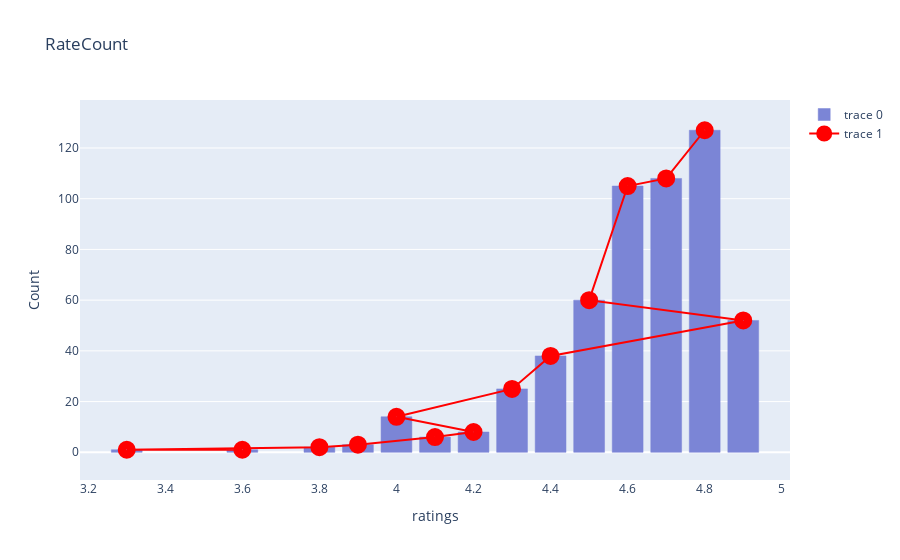

The notebook cell saved with this chart:
### Code cell
import plotly.graph_objs as go
ratingg = df['User Rating'].value_counts().reset_index() 
trace_1 = go.Bar(x=ratingg['index'],
                y=ratingg['User Rating'],marker=dict(color='rgb(123,133,214)',line=dict(color='rgb(123,133,214)',
                      )))
trace_2 = go.Scatter(x=ratingg['index'],
                y=ratingg['User Rating'],marker=dict(symbol='circle-dot',size=18,color='red'))
layout=go.Layout(title='RateCount',xaxis=dict(title='ratings'),yaxis=dict(title='Count'))
fig = go.Figure(data=[trace_1,trace_2],layout=layout)
fig.show()

### Figure 1 — Plotly figure (JSON) as saved in the notebook; plotly's stock layout.template omitted (floating-point values rounded to 4 significant figures)
{"data": [{"marker": {"color": "rgb(123,133,214)", "line": {"color": "rgb(123,133,214)"}}, "type": "bar", "x": [4.8, 4.7, 4.6, 4.5, 4.9, 4.4, 4.3, 4, 4.2, 4.1, 3.9, 3.8, 3.3, 3.6], "y": [127, 108, 105, 60, 52, 38, 25, 14, 8, 6, 3, 2, 1, 1]}, {"marker": {"color": "red", "size": 18, "symbol": "circle-dot"}, "type": "scatter", "x": [4.8, 4.7, 4.6, 4.5, 4.9, 4.4, 4.3, 4, 4.2, 4.1, 3.9, 3.8, 3.3, 3.6], "y": [127, 108, 105, 60, 52, 38, 25, 14, 8, 6, 3, 2, 1, 1]}], "layout": {"title": {"text": "RateCount"}, "xaxis": {"title": {"text": "ratings"}}, "yaxis": {"title": {"text": "Count"}}}}
